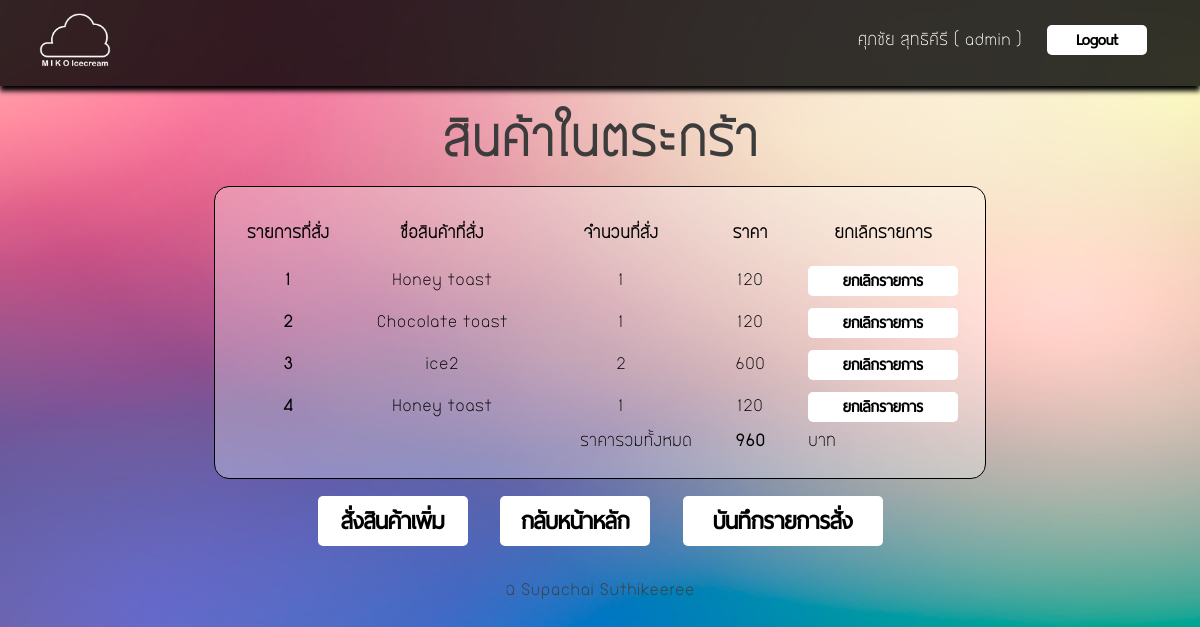
Screenshot of /order_show.php (signed in) with the database file from the repository.
### tables this page shows
CREATE TABLE `wait` (
  `order_id` int(20) NOT NULL,
  `order_name` varchar(100) NOT NULL,
  `order_num` int(3) NOT NULL,
  `order_price` float NOT NULL,
  `order_total` float NOT NULL,
  PRIMARY KEY  (`order_id`)
);

### order_show.php (the view, shortened to what this page needs)
<link rel="stylesheet" type="text/css" href="mystyle-main.css">
<head><meta charset="UTF-8">
</head>
<body>
			<table border="0" id="top-menu" >
		<tr><td width="100px">
			<div style="padding-left:30px; padding-top:10px;">
			<a href="main.php"><img src="images/cloud1.png" width="" height="70" border="0" alt="" ></a></td>
			<td align="right">
					<div style="padding-right:50px; padding-top:10px;">
					<form method="post" action="index.php">
					<font size="" color="#ffffff" ><?php
					 echo $_SESSION[fullname] . " ( ".$_SESSION[username]. " )";
					?></font>
					&nbsp;&nbsp;	<input type="submit" value="Logout" id="button2">
					</form>
					</div>
			</td>
		</tr>
		</table>
<center>
<br><br>
			<font size="30px" color="#3c3c3c"><strong>สินค้าในตระกร้า</strong></font>
			<br><br>
		<table border="0" id="table2">
		<tr>
			<th width="100px" height="50px">รายการที่สั่ง</th>
			<th width="200px">ชื่อสินค้าที่สั่ง</th>
			<th width="150px">จำนวนที่สั่ง</th>
			<th width="100px">ราคา</th>
			<th width="150px">ยกเลิกรายการ</th>
		</tr>
		<?php
		 $sql="select * from wait";
		$totalprice=0;
		$result=mysql_query($sql);
		while($row=mysql_fetch_array($result)){
		?>
		<tr>
			<th><?=$row[order_id]?></th>
			<td><center><?=$row[order_name]?></td>
			<td><center><?=$row[order_num]?></td>
			<td><center><?=$row[order_price]?></td>
			<?php $totalprice=$totalprice+$row[order_price]; ?>
			<td><center><input type="button" value="ยกเลิกรายการ" onclick="edit('delete' , '<?=$row[order_id]; ?>' , '<?=$row[order_name]?>' , '<?=$row[order_id]?>','<?=$row[order_num]?>')"  id="button3"></center></td>
		</tr>
		<?php }
		?>
		<tr>
			<td colspan="3" align="right"> ราคารวมทั้งหมด </td>
			<th><center><?=$totalprice?> </th>
			<td>บาท</td>
		</tr>
		</table>
		<br>
		<input type="button" value="สั่งสินค้าเพิ่ม" onclick="window.location='order.php'" id="button4">
		<input type="button" value="กลับหน้าหลัก" onclick="window.location='main.php'" id="button4">
		<input type="button" value="บันทึกรายการสั่ง" onclick="window.location='con_saverec.php'" id="button6">
<br><br><br>
			<table id="footer" border="0" width="100%">
				<tr>
					<td align="center"><font size="" color="#3c3c3c" >&copy; Supachai Suthikeeree</font></td>
				</tr>
				</table>

### mystyle-main.css (style rules this page uses)
body { background-image: url("images/blurred-background.png"); background-repeat: no-repeat; background-position: right top; background-attachment: fixed; background-size:cover; padding:0; margin:0; font-family: bangna-new; }
#footer { bottom:0; }
#button2 { -webkit-border-radius: 5px; -moz-border-radius: 5px; border-radius: 5px; background-color: #ffffff; border: 0px solid #ffffff; outline:3; height:30px; width: 100px; font-family: button1; font-size:20px; font-weight: bold; }
#button3 { -webkit-border-radius: 5px; -moz-border-radius: 5px; border-radius: 5px; background-color: #ffffff; border: 0px solid #ffffff; outline:3; height:30px; width: 150px; font-family: button1; font-size:20px; font-weight: bold; }
#button4 { -webkit-border-radius: 5px; -moz-border-radius: 5px; border-radius: 5px; background-color: #ffffff; border: 0px solid #ffffff; outline:3; height:50px; width: 150px; font-family: button1; font-size:30px; font-weight: bold; }
#button6 { -webkit-border-radius: 5px; -moz-border-radius: 5px; border-radius: 5px; background-color: #ffffff; border: 0px solid #ffffff; outline:3; height:50px; width: 200px; font-family: button1; font-size:30px; font-weight: bold; }
#table2 { background-color:rgba(255, 255, 255, 0.3); border-radius:15px; padding:20px; border:1px solid black; }
#table2 td { padding:5px; }
img { border-radius:10px; }
#top-menu { width:100%; height:10px; background-color:rgba(0, 0, 0, 0.8); padding:50px 20px 20px -50px; box-shadow:0px 5px 5px #000000; }

### rows the page displays
wait: order_id "1", order_name "Honey toast", order_num "1", order_price "120"
wait: order_id "2", order_name "Chocolate toast", order_num "1", order_price "120"
wait: order_id "3", order_name "ice2", order_num "2", order_price "600"
wait: order_id "4", order_name "Honey toast", order_num "1", order_price "120"

### other values shown
$_SESSION[fullname] "ศุภชัย สุทธิคีรี"
$_SESSION[username] "admin"
$totalprice "960"
